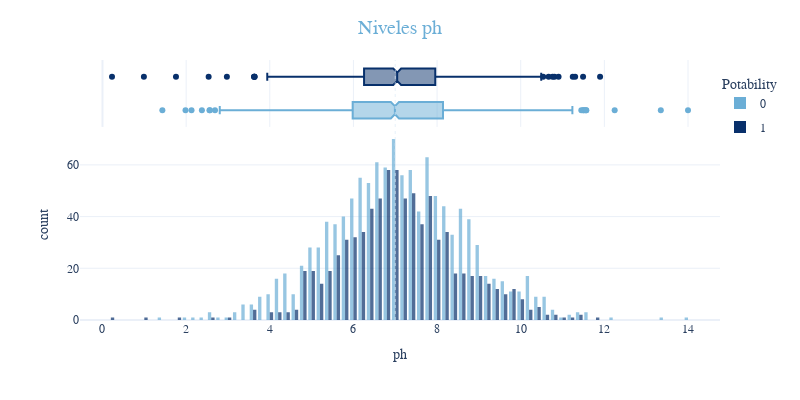

Notebook cell for this chart:
### Markdown cell above
Como podemos ver, no hay ninguna relación entre el color del agua y su potabilidad porque el agua es H2O. 
Vaemos el nivel de hidrógeno en los mestras obtenidas.

### Code cell
fig = px.histogram(df,x='ph',y=Counter(df['ph']),color='Potability',template='plotly_white',
                  marginal='box',opacity=0.7,nbins=100,color_discrete_sequence=[colors[4],colors[8]],
                  barmode='group',histfunc='count')

fig.add_vline(x=7, line_width=1, line_color=colors[1],line_dash='dot',opacity=0.7)

fig.update_layout(
    font_family='monospace',
    title=dict(text='Niveles ph',x=0.5,y=0.95,
               font=dict(color=colors[4],size=20)),
    legend=dict(x=1,y=0.96,bordercolor=colors[8],borderwidth=0,tracegroupgap=5),
)

fig.update_layout( autosize=False, width=800, height=400,)

fig.show()

### Figure 1 — Plotly figure (JSON) as saved in the notebook; plotly's stock layout.template omitted (floating-point values rounded to 4 significant figures; data arrays with more than 128 entries replaced by an {"elided": "..."} marker saying what was removed)
{"data": [{"alignmentgroup": "True", "bingroup": "x", "histfunc": "count", "hovertemplate": "Potability=0<br>ph=%{x}<br>count=%{y}<extra></extra>", "legendgroup": "0", "marker": {"color": "rgb(107,174,214)", "opacity": 0.7, "pattern": {"shape": ""}}, "name": "0", "nbinsx": 100, "offsetgroup": "0", "orientation": "v", "showlegend": true, "type": "histogram", "x": {"elided": "1200 float values"}, "xaxis": "x", "y": {"elided": "1200 int values"}, "yaxis": "y"}, {"alignmentgroup": "True", "hovertemplate": "Potability=0<br>ph=%{x}<extra></extra>", "legendgroup": "0", "marker": {"color": "rgb(107,174,214)"}, "name": "0", "notched": true, "offsetgroup": "0", "showlegend": false, "type": "box", "x": {"elided": "1200 float values"}, "xaxis": "x2", "yaxis": "y2"}, {"alignmentgroup": "True", "bingroup": "x", "histfunc": "count", "hovertemplate": "Potability=1<br>ph=%{x}<br>count=%{y}<extra></extra>", "legendgroup": "1", "marker": {"color": "rgb(8,48,107)", "opacity": 0.7, "pattern": {"shape": ""}}, "name": "1", "nbinsx": 100, "offsetgroup": "1", "orientation": "v", "showlegend": true, "type": "histogram", "x": {"elided": "811 float values"}, "xaxis": "x", "y": {"elided": "811 int values"}, "yaxis": "y"}, {"alignmentgroup": "True", "hovertemplate": "Potability=1<br>ph=%{x}<extra></extra>", "legendgroup": "1", "marker": {"color": "rgb(8,48,107)"}, "name": "1", "notched": true, "offsetgroup": "1", "showlegend": false, "type": "box", "x": {"elided": "811 float values"}, "xaxis": "x2", "yaxis": "y2"}], "layout": {"autosize": false, "barmode": "group", "font": {"family": "monospace"}, "height": 400, "legend": {"bordercolor": "rgb(8,48,107)", "borderwidth": 0, "title": {"text": "Potability"}, "tracegroupgap": 5, "x": 1, "y": 0.96}, "margin": {"t": 60}, "shapes": [{"line": {"color": "rgb(222,235,247)", "dash": "dot", "width": 1}, "opacity": 0.7, "type": "line", "x0": 7, "x1": 7, "xref": "x", "y0": 0, "y1": 1, "yref": "y domain"}, {"line": {"color": "rgb(222,235,247)", "dash": "dot", "width": 1}, "opacity": 0.7, "type": "line", "x0": 7, "x1": 7, "xref": "x2", "y0": 0, "y1": 1, "yref": "y2 domain"}], "title": {"font": {"color": "rgb(107,174,214)", "size": 20}, "text": "Niveles ph", "x": 0.5, "y": 0.95}, "width": 800, "xaxis": {"anchor": "y", "domain": [0, 1], "title": {"text": "ph"}}, "xaxis2": {"anchor": "y2", "domain": [0, 1], "matches": "x", "showgrid": true, "showticklabels": false}, "yaxis": {"anchor": "x", "domain": [0, 0.7326], "title": {"text": "count"}}, "yaxis2": {"anchor": "x2", "domain": [0.7426, 1], "matches": "y2", "showgrid": false, "showline": false, "showticklabels": false, "ticks": ""}}}
